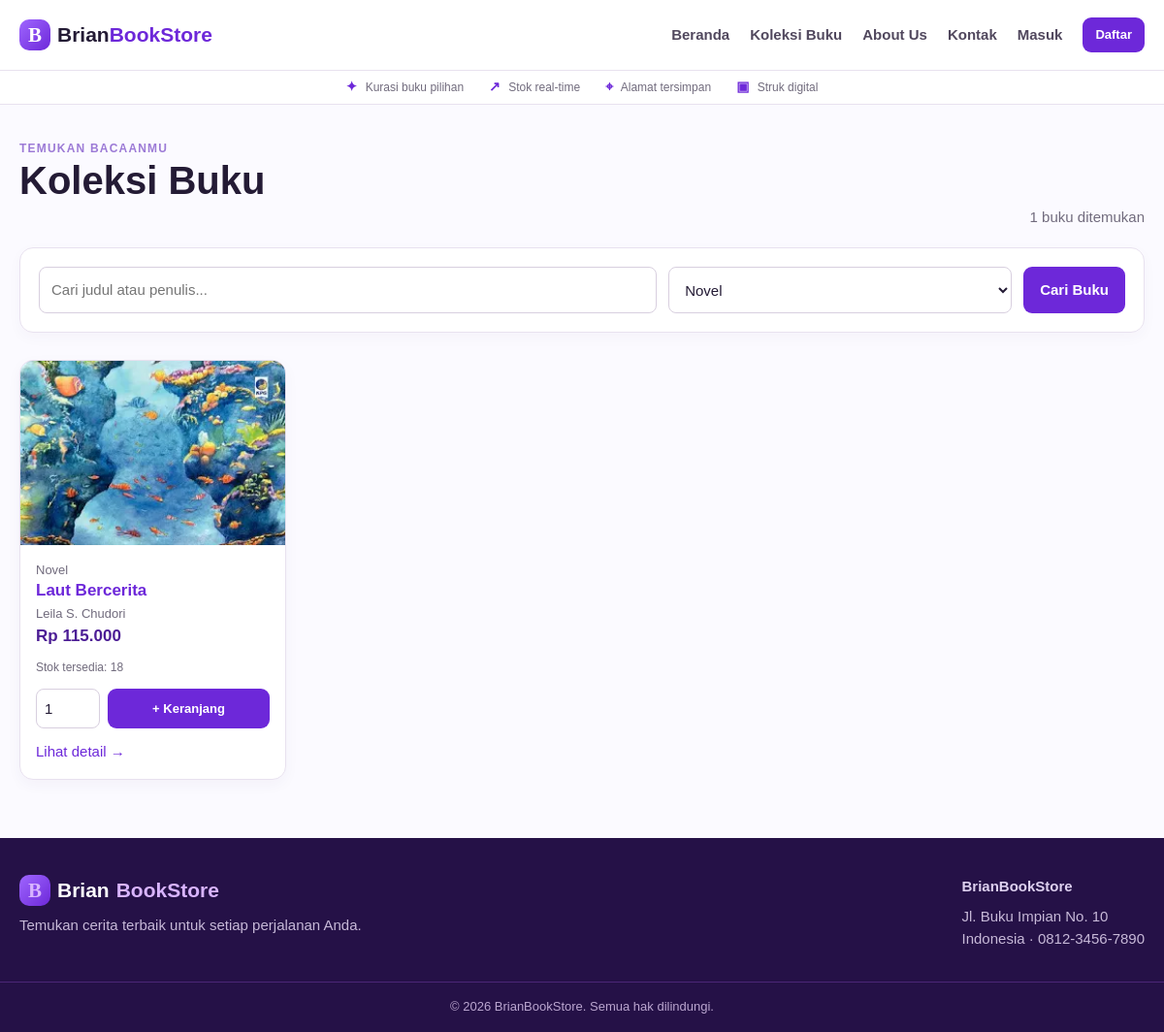
Screenshot of /buku.php?kategori=1 with the database file from the repository.
### tables this page shows
CREATE TABLE buku (
  id_buku INT UNSIGNED AUTO_INCREMENT PRIMARY KEY,
  id_kategori INT UNSIGNED NOT NULL,
  judul_buku VARCHAR(200) NOT NULL,
  penulis VARCHAR(150) NOT NULL,
  penerbit VARCHAR(150) NOT NULL,
  tahun_terbit YEAR NOT NULL,
  harga DECIMAL(12, 2) UNSIGNED NOT NULL,
  stok INT UNSIGNED NOT NULL DEFAULT 0,
  deskripsi TEXT NOT NULL,
  gambar VARCHAR(255) DEFAULT NULL,
  created_at TIMESTAMP DEFAULT CURRENT_TIMESTAMP,
  CONSTRAINT fk_buku_kategori
    FOREIGN KEY (id_kategori)
    REFERENCES kategori (id_kategori)
    ON UPDATE CASCADE
    ON DELETE RESTRICT
);

CREATE TABLE kategori (
  id_kategori INT UNSIGNED AUTO_INCREMENT PRIMARY KEY,
  nama_kategori VARCHAR(100) NOT NULL UNIQUE
);

### includes/functions.php (called while the page is built, shortened)
<?php
function e($value): string
{
    return htmlspecialchars((string) $value, ENT_QUOTES, 'UTF-8');
}
function url(string $path = ''): string
{
    return BASE_URL . '/' . ltrim($path, '/');
}
function book_cover_path(array $book): ?string
{
    $storedPath = trim((string) ($book['gambar'] ?? ''));
    $projectRoot = dirname(__DIR__);
    $bookDirectory = realpath($projectRoot . '/uploads/books');
    $storedFile = $storedPath !== ''
        ? realpath($projectRoot . '/' . $storedPath)
        : false;
    if (
        $storedPath !== ''
        && str_starts_with($storedPath, 'uploads/books/')
        && $bookDirectory
        && $storedFile
        && str_starts_with($storedFile, $bookDirectory . DIRECTORY_SEPARATOR)
        && is_file($storedFile)
    ) {
        return $storedPath;
    }
    return null;
}
function rupiah($amount): string
{
    return 'Rp ' . number_format((float) $amount, 0, ',', '.');
}

### buku.php (the view, shortened to what this page needs)
<?php
require_once __DIR__ . '/includes/functions.php';
$query = trim($_GET['q'] ?? '');
$category = (int) ($_GET['kategori'] ?? 0);
$categories = $pdo->query(
    'SELECT *
     FROM kategori
     ORDER BY nama_kategori'
)->fetchAll();
$where = [];
$params = [];
if ($category > 0) {
    $where[] = 'b.id_kategori = ?';
    $params[] = $category;
}
$sql = 'SELECT b.*, k.nama_kategori
        FROM buku b
        JOIN kategori k ON k.id_kategori = b.id_kategori';
if ($where) {
    $sql .= ' WHERE ' . implode(' AND ', $where);
}
$sql .= ' ORDER BY b.judul_buku';
$stmt = $pdo->prepare($sql);
$stmt->execute($params);
$books = $stmt->fetchAll();
require __DIR__ . '/includes/header.php';
?>
<div class="section-heading">
  <div>
    <div class="eyebrow">Temukan bacaanmu</div>
    <h1>Koleksi Buku</h1>
  </div>
  <p><?= count($books) ?> buku ditemukan</p>
</div>
<section class="card search-panel">
  <form class="search-form" method="get">
    <input name="q" value="<?= e($query) ?>" placeholder="Cari judul atau penulis...">
    <select name="kategori">
      <?php foreach ($categories as $item): ?>
        <option
          value="<?= $item['id_kategori'] ?>"
          <?= $category === (int) $item['id_kategori'] ? 'selected' : '' ?>
        >
          <?= e($item['nama_kategori']) ?>
        </option>
      <?php endforeach; ?>
    </select>
    <button type="submit">Cari Buku</button>
  </form>
</section>
<?php if ($books): ?>
  <div class="book-grid">
    <?php foreach ($books as $book): ?>
      <?php require __DIR__ . '/includes/book_card.php'; ?>
    <?php endforeach; ?>
  </div>
<?php endif; ?>
<?php require __DIR__ . '/includes/footer.php'; ?>

### includes/book_card.php (shortened to what this page needs)
<?php
$bookId = (int) $book['id_buku'];
$stock = max(0, (int) $book['stok']);
$quantityInputId = 'jumlah-buku-' . $bookId;
$detailUrl = url('detail_buku.php?id=' . $bookId);
$bookCover = book_cover_path($book);
?>
<article class="book-card">
  <a href="<?= $detailUrl ?>">
    <div class="book-cover">
      <?php if ($bookCover): ?>
        <img src="<?= url($bookCover) ?>" alt="<?= e($book['judul_buku']) ?>">
      <?php else: ?>
        <div class="fake-cover"><?= e($book['judul_buku']) ?></div>
      <?php endif; ?>
    </div>
  </a>
  <div class="book-card-body">
    <div class="helper"><?= e($book['nama_kategori']) ?></div>
    <h3><a href="<?= $detailUrl ?>"><?= e($book['judul_buku']) ?></a></h3>
    <div class="author"><?= e($book['penulis']) ?></div>
    <span class="price"><?= rupiah($book['harga']) ?></span>
    <span class="stock book-card-stock">Stok tersedia: <?= $stock ?></span>
    <?php if ($stock > 0): ?>
      <form class="book-card-cart-form" action="<?= url('cart_add.php') ?>" method="post">
        <input
          class="qty-control"
          id="<?= $quantityInputId ?>"
          type="number"
          min="1"
          max="<?= $stock ?>"
          name="jumlah"
          value="1"
          required
        >
        <button class="button" type="submit">+ Keranjang</button>
      </form>
    <?php else: ?>
      <button class="button button-small" type="button" disabled>Stok habis</button>
    <?php endif; ?>
    <div class="book-card-links">
      <a href="<?= $detailUrl ?>">Lihat detail →</a>
    </div>
  </div>
</article>

### assets/css/style.css (style rules this page uses)
:root { --purple: #6d28d9; --purple-dark: #4c1d95; --purple-soft: #f3e8ff; --ink: #241b35; --muted: #716b7d; --line: #e8e1ef; --success: #16803c; --danger: #c81e3a; --shadow: 0 12px 30px rgba(79, 38, 120, 0.1); }
* { box-sizing: border-box; }
body { margin: 0; background: #fbfaff; color: var(--ink); font: 15px/1.55 Arial, Helvetica, sans-serif; transition: background-color 0.2s ease, color 0.2s ease; }
a { color: var(--purple); text-decoration: none; }
h1, h2, h3, p { margin-top: 0; }
h1 { font-size: clamp(27px, 4vw, 40px); line-height: 1.15; }
button, input, textarea, select { font: inherit; }
.button, button { display: inline-block; cursor: pointer; border: 0; border-radius: 9px; background: var(--purple); color: #fff; font-weight: 700; padding: 11px 17px; transition: 0.2s; }
.card { border: 1px solid var(--line); border-radius: 14px; background: #fff; box-shadow: 0 5px 15px rgba(59, 31, 93, 0.03); padding: 25px; }
input, textarea, select { width: 100%; border: 1px solid #d8cfdf; border-radius: 8px; outline: none; background: #fff; color: var(--ink); padding: 11px 12px; }
.helper { color: var(--muted); font-size: 13px; }
.eyebrow { color: #9c7ad6; font-size: 12px; font-weight: 800; letter-spacing: 1.2px; text-transform: uppercase; }
.section-heading { display: flex; align-items: end; justify-content: space-between; gap: 20px; margin-bottom: 20px; }
.section-heading h2, .section-heading p { margin-bottom: 0; }
.section-heading p { color: var(--muted); }
.book-grid { display: grid; grid-template-columns: repeat(4, 1fr); gap: 20px; }
.book-card { overflow: hidden; border: 1px solid var(--line); border-radius: 14px; background: #fff; box-shadow: 0 5px 15px rgba(59, 31, 93, 0.04); transition: 0.2s; }
.book-card > a { display: block; }
.book-cover, .detail-cover { position: relative; display: grid; overflow: hidden; background: linear-gradient(145deg, #e9d5ff, #fff); place-items: center; }
.book-cover { height: 190px; }
.book-cover img, .detail-cover img { width: 100%; height: 100%; object-fit: cover; }
.book-card-body { padding: 16px; }
.book-card h3 { margin: 0 0 4px; font-size: 17px; line-height: 1.25; }
.book-card .author, .author { color: var(--muted); font-size: 13px; }
.book-card .author { min-height: 20px; }
.price { color: var(--purple-dark); font-size: 17px; font-weight: 800; }
.stock { color: var(--muted); font-size: 12px; }
.book-card-stock { display: block; margin-top: 9px; }
.book-card-cart-form { display: grid; grid-template-columns: 66px minmax(0, 1fr); gap: 8px; margin-top: 13px; }
.book-card-cart-form .qty-control { width: 100%; min-width: 0; padding: 8px; }
.book-card-cart-form .button { padding: 8px 10px; font-size: 13px; }
.book-card-links { display: flex; justify-content: space-between; margin-top: 12px; }
.search-panel { margin-bottom: 28px; padding: 19px; }
.search-form { display: grid; grid-template-columns: 1.8fr 1fr auto; gap: 12px; }
.qty-control { width: 100px; }

### rows the page displays
buku: gambar (picture), id_kategori.nama_kategori "Novel", judul_buku "Laut Bercerita", penulis "Leila S. Chudori", harga "Rp 115.000", stok "18"

### other values shown
count($books) "1"
form field kategori "Novel"
